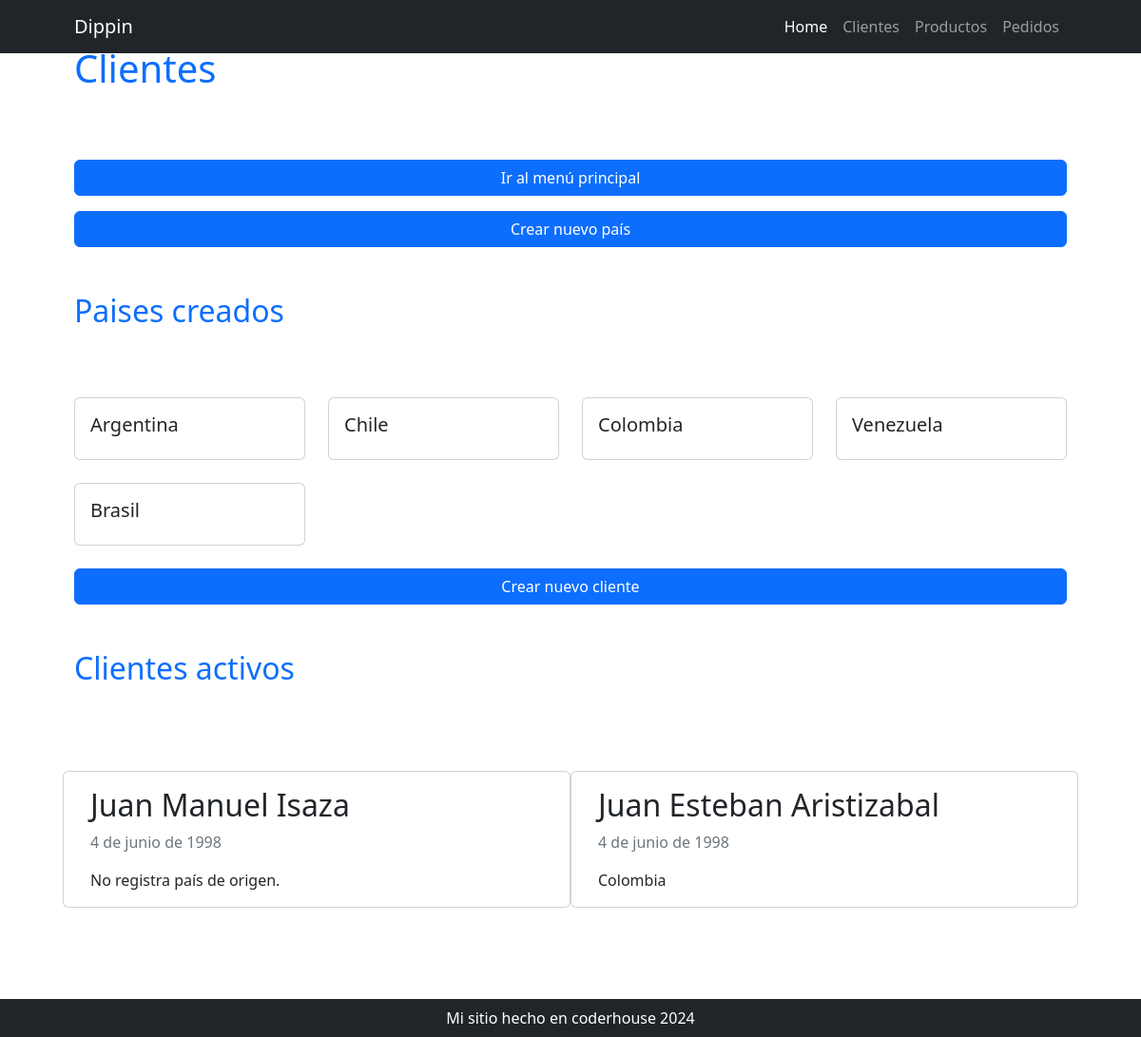
/cliente/home/, run on an earlier commit of the app's database.
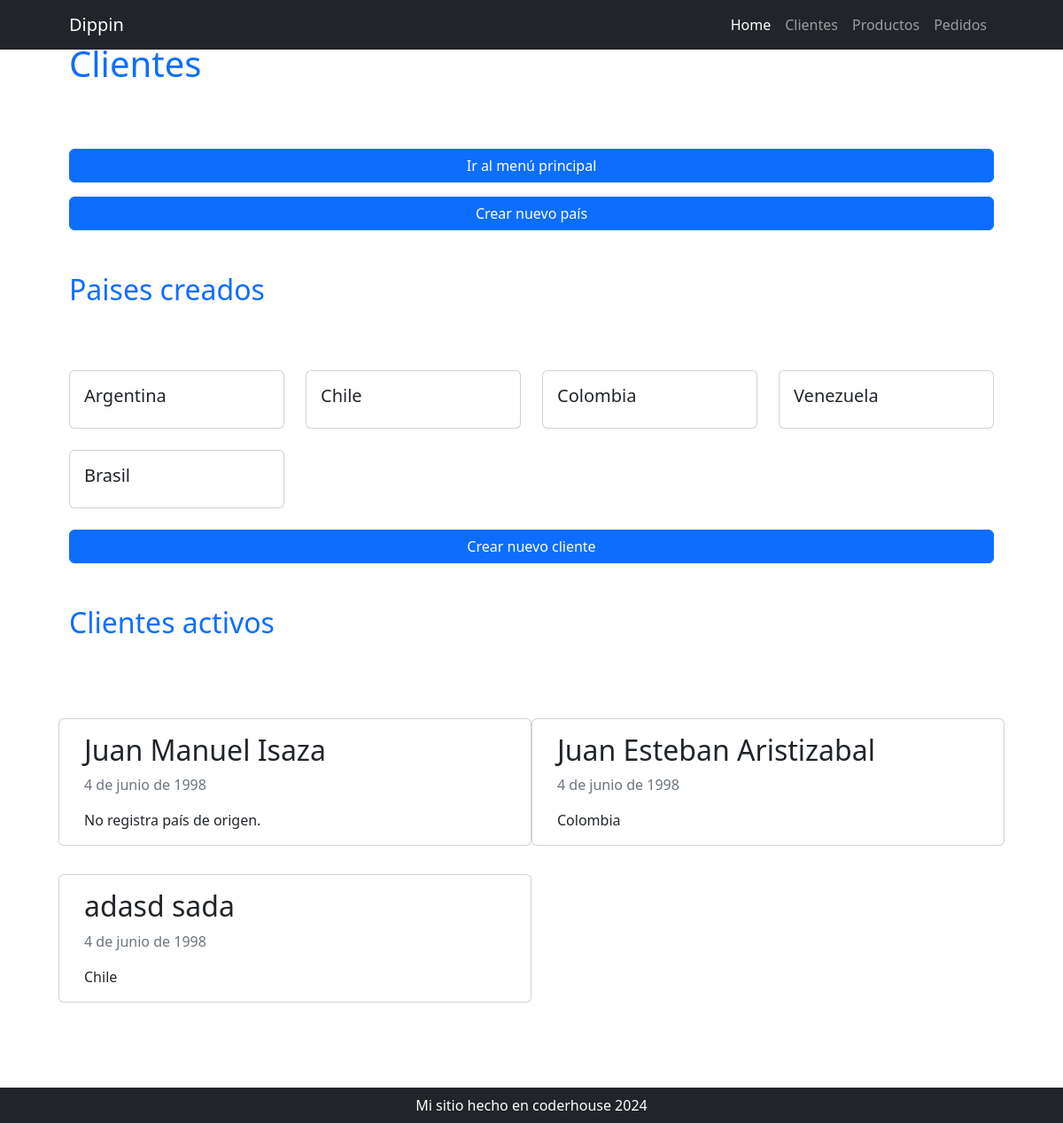
And on a later commit of the database.
### cliente/models.py (models this page shows, shortened)
class Pais(models.Model):
    nombre = models.CharField(max_length=50, verbose_name="pais", unique=True)
    def __str__(self):
        return self.nombre
    class Meta:
        verbose_name_plural = "paises"

class Cliente(models.Model):
    nombre = models.CharField(max_length=50)
    apellido = models.CharField(max_length=50)
    nacimiento = models.DateField(null=True)
    pais_origen_id = models.ForeignKey(Pais, on_delete=models.SET_NULL, blank=True, null=True, verbose_name="pais de origen")

### cliente/views.py (the view)
# urls.py: path("home/", views.home, name="home"),
def home(request):
    consulta_clientes = models.Cliente.objects.all()
    consulta_paises = models.Pais.objects.all()
    context = {"clientes":consulta_clientes, "paises":consulta_paises}
    return render(request, "cliente/index.html", context)

### cliente/templates/cliente/index.html
{% extends 'core/base.html' %}
{% block titulo %}
    {% include 'core/components/titulo1.html' with titulo="Clientes" %}
{% endblock titulo %}
{% block contenido %}
<div class="d-flex flex-column">
    <a href="{% url 'core:home' %}" class="btn btn-primary mb-3">Ir al menú principal</a>
    <a href="{% url 'cliente:pais_create' %}" class="btn btn-primary">Crear nuevo país</a>
</div>
<div class="row align-items-center my-5">
    <h1 class="pb-lg-3 text-primary fs-2">
        Paises creados
    </h1>
</div>
<div class="row row-cols-1 row-cols-md-2 row-cols-lg-4">
    {% for pais in paises %}
        <div class="col mb-4">
            <div class="card">
                <div class="card-body">
                    <h5 class="card-title">{{ pais.nombre }}</h5>
                </div>
            </div>
        </div>
    {% endfor %}
</div>
<div class="d-flex flex-column">
    <a href="{% url 'cliente:cliente_create' %}" class="btn btn-primary">Crear nuevo cliente</a>
</div>
<div class="row align-items-center my-5">
    <h1 class="pb-lg-3 text-primary fs-2">
        Clientes activos
    </h1>
</div>
<div class="row row-cols-1 row-cols-md-2">
    {% for cliente in clientes %}
        <div class="card my-3">
            <div class="card-body">
                <h2 class="card-title">{{ cliente.nombre }} {{ cliente.apellido }}</h2>
                <p class="card-text text-muted">{{ cliente.nacimiento }}</p>
                {% if cliente.pais_origen_id %}
                    <p class="card-text">{{ cliente.pais_origen_id }}</p>
                {% else %}
                    <p class="card-text">No registra país de origen.</p>
                {% endif %}
            </div>
        </div>
    {% endfor %}
</div>
<div class="row align-items-center my-5">
    <h1 class="pb-lg-3 text-primary fs-2">
    </h1>
</div>
{% endblock contenido %}

What changed in the data, as far as the page shows it:
added Cliente: nombre "adasd", apellido "sada", nacimiento "4 de junio de 1998", pais_origen_id "Chile"
